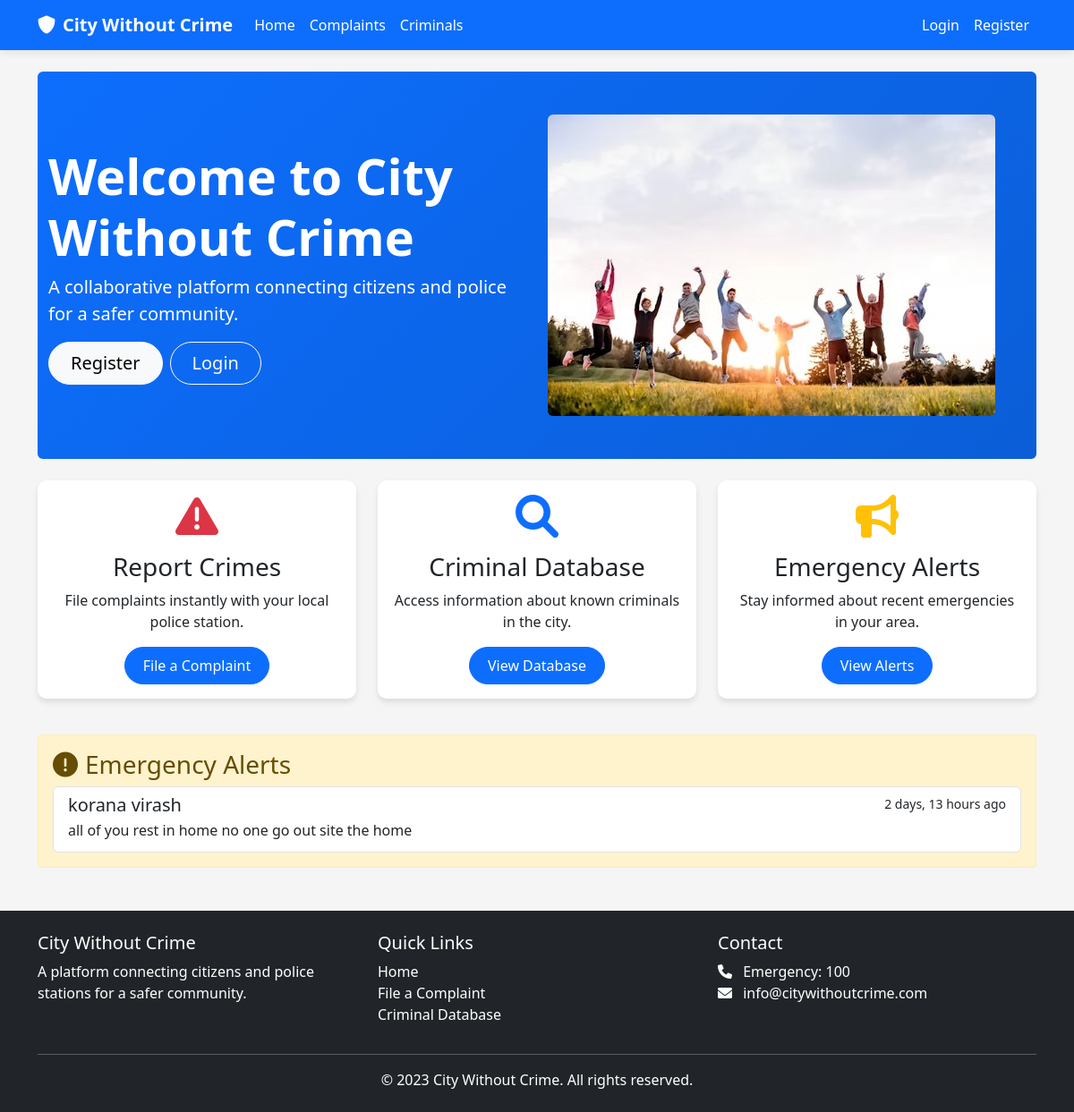
The page / on the database its author committed.
### cwc_app/models.py (models this page shows, shortened)
class EmergencyAlert(models.Model):
    title = models.CharField(max_length=200)
    description = models.TextField()
    stations = models.ManyToManyField(PoliceStation)
    created_by = models.ForeignKey(User, on_delete=models.CASCADE)
    created_at = models.DateTimeField(auto_now_add=True)
    is_active = models.BooleanField(default=True)

### cwc_app/views.py (the view)
# urls.py: 2. Add a URL to urlpatterns:  path('', views.home, name='home')
def home(request):
    emergency_alerts = EmergencyAlert.objects.filter(is_active=True).order_by('-created_at')[:5]
    return render(request, 'home/index.html', {'emergency_alerts': emergency_alerts})

### templates/home/index.html (shortened to what this page needs)
{% extends 'base.html' %}
{% block content %}
{% load static %}
<div class="hero-section bg-primary text-white py-5 mb-4 rounded">
    <div class="container">
        <div class="row align-items-center">
            <div class="col-md-6">
                <h1 class="display-4 fw-bold">Welcome to City Without Crime</h1>
                <p class="lead">A collaborative platform connecting citizens and police for a safer community.</p>
                {% if not user.is_authenticated %}
                <div class="d-grid gap-2 d-sm-flex">
                    <a href="{% url 'register' %}" class="btn btn-light btn-lg px-4">Register</a>
                    <a href="{% url 'login' %}" class="btn btn-outline-light btn-lg px-4">Login</a>
                </div>
                {% endif %}
            </div>
            <div class="col-md-6">
                <img src="{% static 'images/comunity.jpg' %}" alt="Community Safety" class="img-fluid rounded">
            </div>
        </div>
    </div>
</div>
<div class="row mb-4">
    <div class="col-md-4 mb-3">
        <div class="card h-100">
            <div class="card-body text-center">
                <i class="fas fa-exclamation-triangle fa-3x text-danger mb-3"></i>
                <h3 class="card-title">Report Crimes</h3>
                <p class="card-text">File complaints instantly with your local police station.</p>
                <a href="{% url 'create_complaint' %}" class="btn btn-primary">File a Complaint</a>
            </div>
        </div>
    </div>
    <div class="col-md-4 mb-3">
        <div class="card h-100">
            <div class="card-body text-center">
                <i class="fas fa-search fa-3x text-primary mb-3"></i>
                <h3 class="card-title">Criminal Database</h3>
                <p class="card-text">Access information about known criminals in the city.</p>
                <a href="{% url 'criminal_list' %}" class="btn btn-primary">View Database</a>
            </div>
        </div>
    </div>
    <div class="col-md-4 mb-3">
        <div class="card h-100">
            <div class="card-body text-center">
                <i class="fas fa-bullhorn fa-3x text-warning mb-3"></i>
                <h3 class="card-title">Emergency Alerts</h3>
                <p class="card-text">Stay informed about recent emergencies in your area.</p>
                <a href="{% url 'emergency_list' %}" class="btn btn-primary">View Alerts</a>
            </div>
        </div>
    </div>
</div>
{% if emergency_alerts %}
<div class="alert alert-warning">
    <h3 class="alert-heading"><i class="fas fa-exclamation-circle me-2"></i>Emergency Alerts</h3>
    <div class="list-group">
        {% for alert in emergency_alerts %}
        <a href="{% url 'emergency_list' %}" class="list-group-item list-group-item-action">
            <div class="d-flex w-100 justify-content-between">
                <h5 class="mb-1">{{ alert.title }}</h5>
                <small>{{ alert.created_at|timesince }} ago</small>
            </div>
            <p class="mb-1">{{ alert.description|truncatewords:20 }}</p>
        </a>
        {% endfor %}
    </div>
</div>
{% endif %}
{% endblock %}

### static/css/style.css (style rules this page uses)
:root { --primary-color: #0d6efd; --secondary-color: #f03848; --success-color: #198754; --danger-color: #dc3545; --warning-color: #ffc107; --info-color: #0dcaf0; --light-color: #f8f9fa; --dark-color: #212529; }
body { font-family: 'Segoe UI', Tahoma, Geneva, Verdana, sans-serif; background-color: #f5f5f5; }
.hero-section { background: linear-gradient(135deg, var(--primary-color), #0b5ed7); }
.card { transition: transform 0.3s ease, box-shadow 0.3s ease; border: none; border-radius: 10px; box-shadow: 0 4px 6px rgba(0, 0, 0, 0.1); }
.btn { border-radius: 50px; padding: 8px 20px; font-weight: 500; }
.btn-primary { background-color: var(--primary-color); border-color: var(--primary-color); }
.alert { border-radius: 10px; }
.alert { position: relative; padding: 1rem 1rem; margin-bottom: 1rem; border: 1px solid transparent; border-radius: 0.25rem; }
.alert-warning { color: #664d03; background-color: #fff3cd; border-color: #ffecb5; }

### rows shown on the page
EmergencyAlert: title "korana virash", created_at "2 days, 13 hours", description "all of you rest in home no one go out site the home"
